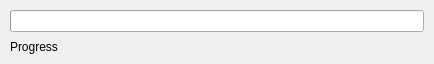
<?xml version="1.0" encoding="UTF-8"?>
<ui version="4.0">
 <class>AssetLoadingDialog</class>
 <widget class="QDialog" name="AssetLoadingDialog">
  <property name="windowModality">
   <enum>Qt::NonModal</enum>
  </property>
  <property name="geometry">
   <rect>
    <x>0</x>
    <y>0</y>
    <width>434</width>
    <height>62</height>
   </rect>
  </property>
  <property name="windowTitle">
   <string>Hold on...</string>
  </property>
  <property name="locale">
   <locale language="English" country="UnitedStates"/>
  </property>
  <property name="modal">
   <bool>false</bool>
  </property>
  <layout class="QHBoxLayout" name="horizontalLayout">
   <property name="spacing">
    <number>0</number>
   </property>
   <property name="leftMargin">
    <number>0</number>
   </property>
   <property name="topMargin">
    <number>0</number>
   </property>
   <property name="rightMargin">
    <number>0</number>
   </property>
   <property name="bottomMargin">
    <number>0</number>
   </property>
   <item>
    <layout class="QVBoxLayout" name="verticalLayout">
     <property name="spacing">
      <number>8</number>
     </property>
     <property name="leftMargin">
      <number>10</number>
     </property>
     <property name="topMargin">
      <number>10</number>
     </property>
     <property name="rightMargin">
      <number>10</number>
     </property>
     <property name="bottomMargin">
      <number>10</number>
     </property>
     <item>
      <widget class="QProgressBar" name="progressBarLoadingDialog">
       <property name="maximum">
        <number>1</number>
       </property>
       <property name="value">
        <number>0</number>
       </property>
       <property name="alignment">
        <set>Qt::AlignCenter</set>
       </property>
       <property name="textVisible">
        <bool>false</bool>
       </property>
       <property name="invertedAppearance">
        <bool>false</bool>
       </property>
      </widget>
     </item>
     <item>
      <widget class="QLabel" name="labelLoadingDialog">
       <property name="text">
        <string>Progress</string>
       </property>
      </widget>
     </item>
    </layout>
   </item>
  </layout>
 </widget>
 <resources/>
 <connections/>
</ui>
